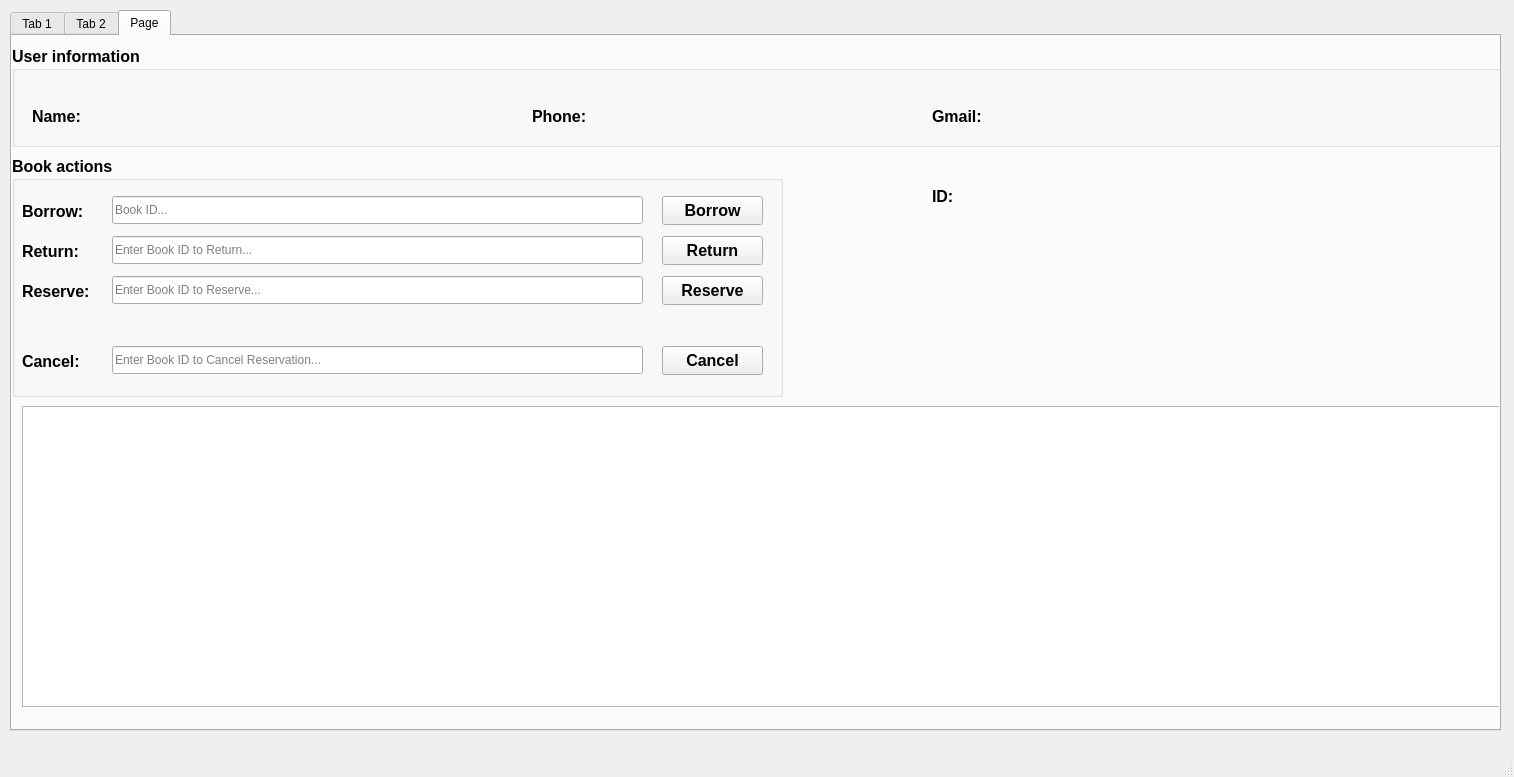
<?xml version="1.0" encoding="UTF-8"?>
<ui version="4.0">
 <class>MainWindow</class>
 <widget class="QMainWindow" name="MainWindow">
  <property name="geometry">
   <rect>
    <x>0</x>
    <y>0</y>
    <width>1514</width>
    <height>777</height>
   </rect>
  </property>
  <property name="windowTitle">
   <string>MainWindow</string>
  </property>
  <widget class="QWidget" name="tabWidget_2">
   <widget class="QTabWidget" name="tabWidget">
    <property name="geometry">
     <rect>
      <x>10</x>
      <y>10</y>
      <width>1491</width>
      <height>721</height>
     </rect>
    </property>
    <property name="currentIndex">
     <number>2</number>
    </property>
    <widget class="QWidget" name="tab">
     <attribute name="title">
      <string>Tab 1</string>
     </attribute>
     <widget class="QRadioButton" name="librarianRadioButton">
      <property name="geometry">
       <rect>
        <x>20</x>
        <y>100</y>
        <width>211</width>
        <height>71</height>
       </rect>
      </property>
      <property name="font">
       <font>
        <pointsize>14</pointsize>
        <bold>true</bold>
       </font>
      </property>
      <property name="text">
       <string>Librarian</string>
      </property>
     </widget>
     <widget class="QRadioButton" name="studentTeacherRadioButton">
      <property name="geometry">
       <rect>
        <x>20</x>
        <y>180</y>
        <width>211</width>
        <height>71</height>
       </rect>
      </property>
      <property name="font">
       <font>
        <pointsize>14</pointsize>
        <bold>true</bold>
       </font>
      </property>
      <property name="text">
       <string>Student/Lecturer</string>
      </property>
     </widget>
     <widget class="QPushButton" name="loginButton">
      <property name="geometry">
       <rect>
        <x>310</x>
        <y>138</y>
        <width>151</width>
        <height>51</height>
       </rect>
      </property>
      <property name="font">
       <font>
        <pointsize>12</pointsize>
        <bold>true</bold>
       </font>
      </property>
      <property name="text">
       <string>Login</string>
      </property>
     </widget>
     <widget class="QGroupBox" name="librarianLoginGroup">
      <property name="geometry">
       <rect>
        <x>830</x>
        <y>40</y>
        <width>651</width>
        <height>91</height>
       </rect>
      </property>
      <property name="font">
       <font>
        <pointsize>14</pointsize>
        <bold>true</bold>
       </font>
      </property>
      <property name="title">
       <string>Librarian login</string>
      </property>
      <widget class="QLabel" name="label">
       <property name="geometry">
        <rect>
         <x>10</x>
         <y>50</y>
         <width>91</width>
         <height>31</height>
        </rect>
       </property>
       <property name="font">
        <font>
         <pointsize>11</pointsize>
         <bold>true</bold>
        </font>
       </property>
       <property name="text">
        <string>Password:</string>
       </property>
      </widget>
      <widget class="QLineEdit" name="librarianPasswordLineEdit">
       <property name="geometry">
        <rect>
         <x>100</x>
         <y>50</y>
         <width>511</width>
         <height>28</height>
        </rect>
       </property>
       <property name="font">
        <font>
         <pointsize>9</pointsize>
         <bold>false</bold>
        </font>
       </property>
       <property name="echoMode">
        <enum>QLineEdit::EchoMode::Password</enum>
       </property>
       <property name="placeholderText">
        <string>Password...</string>
       </property>
      </widget>
     </widget>
     <widget class="QGroupBox" name="studentTeacherLoginGroup">
      <property name="geometry">
       <rect>
        <x>830</x>
        <y>150</y>
        <width>651</width>
        <height>211</height>
       </rect>
      </property>
      <property name="font">
       <font>
        <pointsize>14</pointsize>
        <bold>true</bold>
       </font>
      </property>
      <property name="title">
       <string>Student/Lecturer Login</string>
      </property>
      <widget class="QLabel" name="label_2">
       <property name="geometry">
        <rect>
         <x>10</x>
         <y>50</y>
         <width>91</width>
         <height>31</height>
        </rect>
       </property>
       <property name="font">
        <font>
         <pointsize>11</pointsize>
         <bold>true</bold>
        </font>
       </property>
       <property name="text">
        <string>Name:</string>
       </property>
      </widget>
      <widget class="QLineEdit" name="studentTeacherNameLineEdit">
       <property name="geometry">
        <rect>
         <x>100</x>
         <y>50</y>
         <width>511</width>
         <height>28</height>
        </rect>
       </property>
       <property name="font">
        <font>
         <pointsize>9</pointsize>
         <bold>false</bold>
        </font>
       </property>
       <property name="echoMode">
        <enum>QLineEdit::EchoMode::Normal</enum>
       </property>
       <property name="placeholderText">
        <string>Name...</string>
       </property>
      </widget>
      <widget class="QLineEdit" name="studentTeacherPhoneLineEdit">
       <property name="geometry">
        <rect>
         <x>100</x>
         <y>100</y>
         <width>511</width>
         <height>28</height>
        </rect>
       </property>
       <property name="font">
        <font>
         <pointsize>9</pointsize>
         <bold>false</bold>
        </font>
       </property>
       <property name="echoMode">
        <enum>QLineEdit::EchoMode::Normal</enum>
       </property>
       <property name="placeholderText">
        <string>Phone number...</string>
       </property>
      </widget>
      <widget class="QLabel" name="label_3">
       <property name="geometry">
        <rect>
         <x>10</x>
         <y>100</y>
         <width>91</width>
         <height>31</height>
        </rect>
       </property>
       <property name="font">
        <font>
         <pointsize>11</pointsize>
         <bold>true</bold>
        </font>
       </property>
       <property name="text">
        <string>Phone:</string>
       </property>
      </widget>
      <widget class="QLineEdit" name="studentTeacherGmailLineEdit">
       <property name="geometry">
        <rect>
         <x>100</x>
         <y>150</y>
         <width>511</width>
         <height>28</height>
        </rect>
       </property>
       <property name="font">
        <font>
         <pointsize>9</pointsize>
         <bold>false</bold>
        </font>
       </property>
       <property name="echoMode">
        <enum>QLineEdit::EchoMode::Normal</enum>
       </property>
       <property name="placeholderText">
        <string>G-Mail address...</string>
       </property>
      </widget>
      <widget class="QLabel" name="label_4">
       <property name="geometry">
        <rect>
         <x>10</x>
         <y>150</y>
         <width>91</width>
         <height>31</height>
        </rect>
       </property>
       <property name="font">
        <font>
         <pointsize>11</pointsize>
         <bold>true</bold>
        </font>
       </property>
       <property name="text">
        <string>GMAIL:</string>
       </property>
      </widget>
     </widget>
    </widget>
    <widget class="QWidget" name="tab_2">
     <attribute name="title">
      <string>Tab 2</string>
     </attribute>
     <widget class="QGroupBox" name="groupBox">
      <property name="geometry">
       <rect>
        <x>10</x>
        <y>10</y>
        <width>741</width>
        <height>251</height>
       </rect>
      </property>
      <property name="font">
       <font>
        <pointsize>12</pointsize>
        <bold>true</bold>
       </font>
      </property>
      <property name="title">
       <string>Add book</string>
      </property>
      <widget class="QLabel" name="label_5">
       <property name="geometry">
        <rect>
         <x>10</x>
         <y>40</y>
         <width>61</width>
         <height>31</height>
        </rect>
       </property>
       <property name="text">
        <string>Title:</string>
       </property>
      </widget>
      <widget class="QLineEdit" name="addBookTitleLineEdit">
       <property name="geometry">
        <rect>
         <x>90</x>
         <y>40</y>
         <width>621</width>
         <height>28</height>
        </rect>
       </property>
       <property name="font">
        <font>
         <pointsize>9</pointsize>
         <bold>false</bold>
        </font>
       </property>
       <property name="placeholderText">
        <string>Title...</string>
       </property>
      </widget>
      <widget class="QLineEdit" name="addBookAuthorLineEdit">
       <property name="geometry">
        <rect>
         <x>90</x>
         <y>90</y>
         <width>621</width>
         <height>28</height>
        </rect>
       </property>
       <property name="font">
        <font>
         <pointsize>9</pointsize>
         <bold>false</bold>
        </font>
       </property>
       <property name="placeholderText">
        <string>Author...</string>
       </property>
      </widget>
      <widget class="QLabel" name="label_6">
       <property name="geometry">
        <rect>
         <x>10</x>
         <y>90</y>
         <width>81</width>
         <height>31</height>
        </rect>
       </property>
       <property name="text">
        <string>Author:</string>
       </property>
      </widget>
      <widget class="QLineEdit" name="addBookISBNLineEdit">
       <property name="geometry">
        <rect>
         <x>90</x>
         <y>140</y>
         <width>621</width>
         <height>28</height>
        </rect>
       </property>
       <property name="font">
        <font>
         <pointsize>9</pointsize>
         <bold>false</bold>
        </font>
       </property>
       <property name="placeholderText">
        <string>ISBN...</string>
       </property>
      </widget>
      <widget class="QLabel" name="label_7">
       <property name="geometry">
        <rect>
         <x>10</x>
         <y>140</y>
         <width>61</width>
         <height>31</height>
        </rect>
       </property>
       <property name="text">
        <string>ISBN:</string>
       </property>
      </widget>
      <widget class="QPushButton" name="addBookButton">
       <property name="geometry">
        <rect>
         <x>530</x>
         <y>180</y>
         <width>141</width>
         <height>41</height>
        </rect>
       </property>
       <property name="text">
        <string>Add</string>
       </property>
      </widget>
      <widget class="QSpinBox" name="addBookCopiesSpinBox">
       <property name="geometry">
        <rect>
         <x>130</x>
         <y>190</y>
         <width>51</width>
         <height>41</height>
        </rect>
       </property>
       <property name="minimum">
        <number>1</number>
       </property>
       <property name="value">
        <number>1</number>
       </property>
      </widget>
      <widget class="QLabel" name="label_13">
       <property name="geometry">
        <rect>
         <x>0</x>
         <y>190</y>
         <width>131</width>
         <height>31</height>
        </rect>
       </property>
       <property name="text">
        <string>How many:</string>
       </property>
      </widget>
     </widget>
     <widget class="QGroupBox" name="groupBox_2">
      <property name="geometry">
       <rect>
        <x>770</x>
        <y>10</y>
        <width>711</width>
        <height>151</height>
       </rect>
      </property>
      <property name="font">
       <font>
        <pointsize>12</pointsize>
        <bold>true</bold>
       </font>
      </property>
      <property name="title">
       <string>Remove book</string>
      </property>
      <widget class="QLineEdit" name="removeBookIdLineEdit">
       <property name="geometry">
        <rect>
         <x>100</x>
         <y>40</y>
         <width>581</width>
         <height>28</height>
        </rect>
       </property>
       <property name="font">
        <font>
         <pointsize>9</pointsize>
         <bold>false</bold>
        </font>
       </property>
       <property name="placeholderText">
        <string>Enter Book ID to Remove...</string>
       </property>
      </widget>
      <widget class="QLabel" name="label_9">
       <property name="geometry">
        <rect>
         <x>10</x>
         <y>40</y>
         <width>81</width>
         <height>31</height>
        </rect>
       </property>
       <property name="text">
        <string>Book ID:</string>
       </property>
      </widget>
      <widget class="QPushButton" name="removeBookButton">
       <property name="geometry">
        <rect>
         <x>230</x>
         <y>90</y>
         <width>141</width>
         <height>41</height>
        </rect>
       </property>
       <property name="text">
        <string>Remove</string>
       </property>
      </widget>
     </widget>
     <widget class="QTableWidget" name="librarianBooksTable">
      <property name="geometry">
       <rect>
        <x>10</x>
        <y>270</y>
        <width>1491</width>
        <height>401</height>
       </rect>
      </property>
     </widget>
     <widget class="QPushButton" name="sendUpdatesButton">
      <property name="geometry">
       <rect>
        <x>1320</x>
        <y>210</y>
        <width>151</width>
        <height>41</height>
       </rect>
      </property>
      <property name="text">
       <string>Send Updates</string>
      </property>
     </widget>
    </widget>
    <widget class="QWidget" name="tab_3">
     <attribute name="title">
      <string>Page</string>
     </attribute>
     <widget class="QGroupBox" name="groupBox_3">
      <property name="geometry">
       <rect>
        <x>0</x>
        <y>10</y>
        <width>1511</width>
        <height>101</height>
       </rect>
      </property>
      <property name="font">
       <font>
        <pointsize>12</pointsize>
        <bold>true</bold>
       </font>
      </property>
      <property name="title">
       <string>User information</string>
      </property>
      <widget class="QLabel" name="studentTeacherNameDisplayLabel">
       <property name="geometry">
        <rect>
         <x>20</x>
         <y>50</y>
         <width>501</width>
         <height>41</height>
        </rect>
       </property>
       <property name="text">
        <string>Name:</string>
       </property>
      </widget>
      <widget class="QLabel" name="studentTeacherPhoneDisplayLabel">
       <property name="geometry">
        <rect>
         <x>520</x>
         <y>50</y>
         <width>391</width>
         <height>41</height>
        </rect>
       </property>
       <property name="text">
        <string>Phone:</string>
       </property>
      </widget>
      <widget class="QLabel" name="studentTeacherGmailDisplayLabel">
       <property name="geometry">
        <rect>
         <x>920</x>
         <y>50</y>
         <width>571</width>
         <height>41</height>
        </rect>
       </property>
       <property name="text">
        <string>Gmail:</string>
       </property>
      </widget>
     </widget>
     <widget class="QGroupBox" name="groupBox_4">
      <property name="geometry">
       <rect>
        <x>0</x>
        <y>120</y>
        <width>771</width>
        <height>241</height>
       </rect>
      </property>
      <property name="font">
       <font>
        <pointsize>12</pointsize>
        <bold>true</bold>
       </font>
      </property>
      <property name="title">
       <string>Book actions</string>
      </property>
      <widget class="QLabel" name="label_8">
       <property name="geometry">
        <rect>
         <x>10</x>
         <y>40</y>
         <width>91</width>
         <height>31</height>
        </rect>
       </property>
       <property name="text">
        <string>Borrow:</string>
       </property>
      </widget>
      <widget class="QLineEdit" name="borrowBookIdLineEdit">
       <property name="geometry">
        <rect>
         <x>100</x>
         <y>40</y>
         <width>531</width>
         <height>28</height>
        </rect>
       </property>
       <property name="font">
        <font>
         <pointsize>9</pointsize>
         <bold>false</bold>
        </font>
       </property>
       <property name="placeholderText">
        <string>Book ID...</string>
       </property>
      </widget>
      <widget class="QPushButton" name="borrowBookButton">
       <property name="geometry">
        <rect>
         <x>650</x>
         <y>40</y>
         <width>101</width>
         <height>29</height>
        </rect>
       </property>
       <property name="text">
        <string>Borrow</string>
       </property>
      </widget>
      <widget class="QLineEdit" name="returnBookIdLineEdit">
       <property name="geometry">
        <rect>
         <x>100</x>
         <y>80</y>
         <width>531</width>
         <height>28</height>
        </rect>
       </property>
       <property name="font">
        <font>
         <pointsize>9</pointsize>
         <bold>false</bold>
        </font>
       </property>
       <property name="placeholderText">
        <string>Enter Book ID to Return...</string>
       </property>
      </widget>
      <widget class="QPushButton" name="returnBookButton">
       <property name="geometry">
        <rect>
         <x>650</x>
         <y>80</y>
         <width>101</width>
         <height>29</height>
        </rect>
       </property>
       <property name="text">
        <string>Return</string>
       </property>
      </widget>
      <widget class="QLabel" name="label_10">
       <property name="geometry">
        <rect>
         <x>10</x>
         <y>80</y>
         <width>91</width>
         <height>31</height>
        </rect>
       </property>
       <property name="text">
        <string>Return:</string>
       </property>
      </widget>
      <widget class="QLineEdit" name="reserveBookIdLineEdit">
       <property name="geometry">
        <rect>
         <x>100</x>
         <y>120</y>
         <width>531</width>
         <height>28</height>
        </rect>
       </property>
       <property name="font">
        <font>
         <pointsize>9</pointsize>
         <bold>false</bold>
        </font>
       </property>
       <property name="placeholderText">
        <string>Enter Book ID to Reserve...</string>
       </property>
      </widget>
      <widget class="QPushButton" name="reserveBookButton">
       <property name="geometry">
        <rect>
         <x>650</x>
         <y>120</y>
         <width>101</width>
         <height>29</height>
        </rect>
       </property>
       <property name="text">
        <string>Reserve</string>
       </property>
      </widget>
      <widget class="QLabel" name="label_11">
       <property name="geometry">
        <rect>
         <x>10</x>
         <y>120</y>
         <width>91</width>
         <height>31</height>
        </rect>
       </property>
       <property name="text">
        <string>Reserve:</string>
       </property>
      </widget>
      <widget class="QLineEdit" name="cancelReservationIdLineEdit">
       <property name="geometry">
        <rect>
         <x>100</x>
         <y>190</y>
         <width>531</width>
         <height>28</height>
        </rect>
       </property>
       <property name="font">
        <font>
         <pointsize>9</pointsize>
         <bold>false</bold>
        </font>
       </property>
       <property name="placeholderText">
        <string>Enter Book ID to Cancel Reservation...</string>
       </property>
      </widget>
      <widget class="QPushButton" name="cancelReservationButton">
       <property name="geometry">
        <rect>
         <x>650</x>
         <y>190</y>
         <width>101</width>
         <height>29</height>
        </rect>
       </property>
       <property name="text">
        <string>Cancel</string>
       </property>
      </widget>
      <widget class="QLabel" name="label_12">
       <property name="geometry">
        <rect>
         <x>10</x>
         <y>190</y>
         <width>91</width>
         <height>31</height>
        </rect>
       </property>
       <property name="text">
        <string>Cancel:</string>
       </property>
      </widget>
     </widget>
     <widget class="QTableWidget" name="studentTeacherBooksTable">
      <property name="geometry">
       <rect>
        <x>10</x>
        <y>370</y>
        <width>1501</width>
        <height>301</height>
       </rect>
      </property>
     </widget>
     <widget class="QLabel" name="studentTeacherIdDisplayLabel">
      <property name="geometry">
       <rect>
        <x>920</x>
        <y>140</y>
        <width>571</width>
        <height>41</height>
       </rect>
      </property>
      <property name="font">
       <font>
        <pointsize>12</pointsize>
        <bold>true</bold>
       </font>
      </property>
      <property name="text">
       <string>ID:</string>
      </property>
     </widget>
    </widget>
   </widget>
  </widget>
  <widget class="QMenuBar" name="menubar">
   <property name="geometry">
    <rect>
     <x>0</x>
     <y>0</y>
     <width>1514</width>
     <height>25</height>
    </rect>
   </property>
  </widget>
  <widget class="QStatusBar" name="statusbar"/>
 </widget>
 <resources/>
 <connections/>
</ui>
